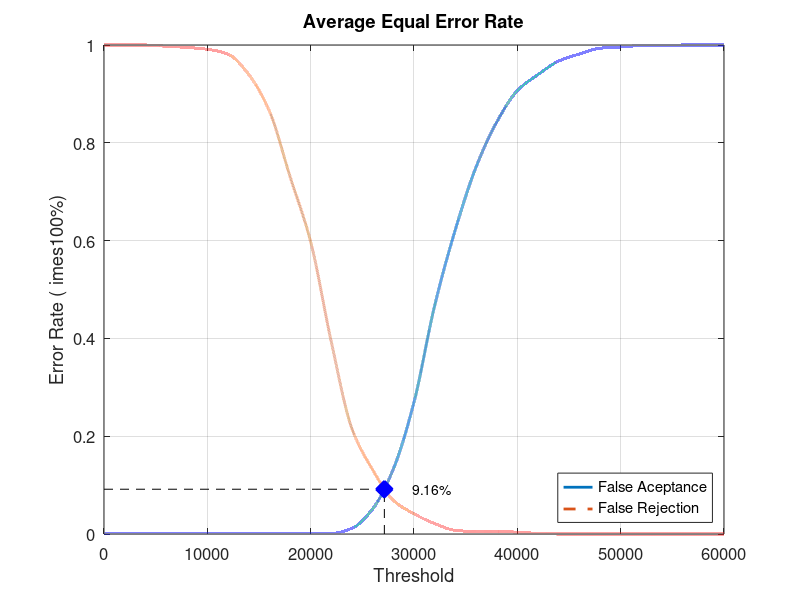
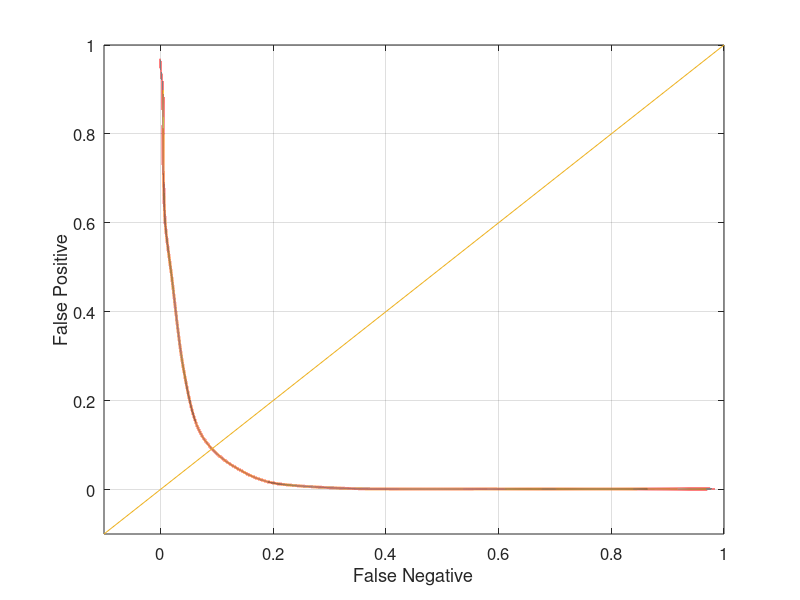

The MATLAB source for these figures, in order:
close all;
clear;
clc;
x = 0:2000:60000;
xq = 0:0.5:60000;

y0 = [0 0.00131579 0.00131579 0.00131579 0.00131579 0.00131579 0.00131579 0.00131579 0.00131579 0.00131579 0.00131579 0.00131579 0.0118421 0.0513158 0.132895 0.269737 0.467105 0.622368 0.75 0.842105 0.906579 0.939474 0.967105 0.981579 0.993421 0.996053 0.998684 0.998684 1 1 1]
yy0 = interp1(x, y0, xq, 'pchip');
y1 = [1 1 1 0.9975 0.995 0.99125 0.98125 0.94 0.865 0.73125 0.5975 0.3925 0.215 0.13125 0.06875 0.04125 0.02125 0.0075 0.005 0.005 0.00375 0.00125 0 0 0 0 0 0 0 0 0]
yy1 = interp1(x, y1, xq, 'pchip');

% Calculating EER: 
y2 = abs(y0 - y1);
find(y2 == min(y2))
yy2 = abs(yy0 - yy1);
xEER = find(yy2 == min(yy2));
xEERIndex = xq(xEER) % X-axis EER
yEER = yy0(xEER) % Y-axis EER

main = figure
plot(xq, yy0,'-','LineWidth', 2);	hold on
plot(xq, yy1,'--','LineWidth', 2);	hold on
plot([xEERIndex xEERIndex], [0 yEER], 'k--');	hold on
plot([0 xEERIndex], [yEER yEER], 'k--');	hold on
plot(xEERIndex, yEER, 'bx', 'LineWidth', 10);	hold on
text(xEERIndex + 10 * xEERIndex / 100, yEER, [num2str(round((10000 * yEER)) / 100) '%'])
legend('False Aceptance', 'False Rejection', 'Location', 'SouthEast')
xlabel('Threshold')
ylabel('Error Rate (	imes100%)')
title('Average Equal Error Rate')
set(gca, 'FontSize', 12)
axis([0 60000 0 1])
grid on

print(main, 'Experiment5AverageMain', '-dpng');
FNRxFPR = figure('Color', [1 1 1]);
plot(yy1, yy0, '-', yy1, yy0, 'LineWidth', 2);
hold on
y = -0.1:0.1:1
plot(y, y); 
set(gca, 'FontSize', 12)
xlabel('False Negative')
ylabel('False Positive')
axis([-0.1 1 -0.1 1])
set(gca, 'FontSize', 12)
grid on

print(FNRxFPR, 'Experiment5AverageFNRxFPR','-dpng');
